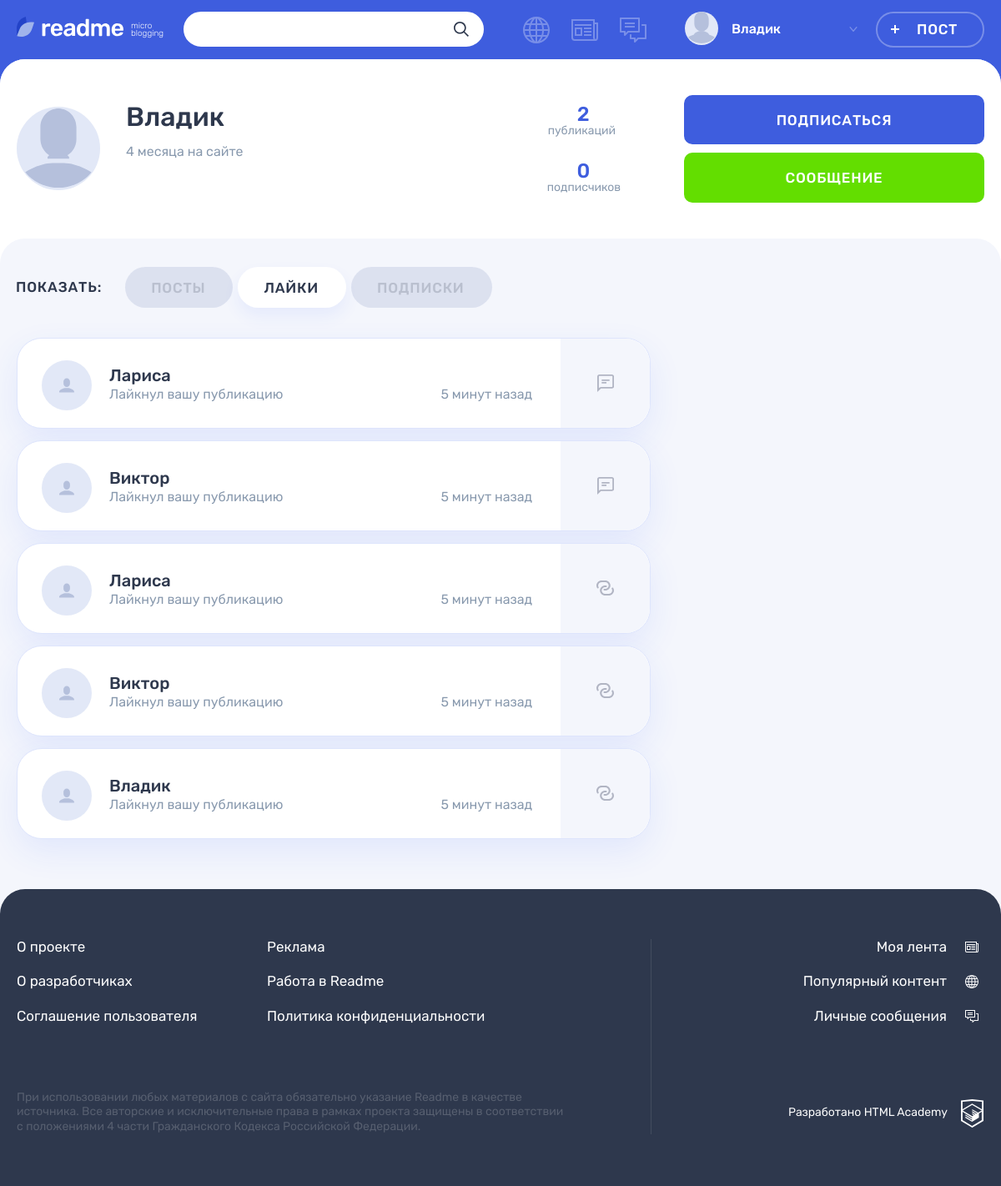
The page /profile.php?author_id=2&profile-content=likes (signed in) on the database its author committed.
### tables this page shows
CREATE TABLE users (
  id INT UNSIGNED AUTO_INCREMENT PRIMARY KEY,
  registration_date DATETIME NOT NULL DEFAULT CURRENT_TIMESTAMP,
  email VARCHAR(255) NOT NULL UNIQUE,
  login VARCHAR(255) NOT NULL UNIQUE,
  password VARCHAR(255),
  avatar VARCHAR(255)
);

CREATE TABLE posts (
  id INT UNSIGNED AUTO_INCREMENT PRIMARY KEY,
  date_creation DATETIME NOT NULL DEFAULT CURRENT_TIMESTAMP,
  title VARCHAR(255) NOT NULL,
  content TEXT(1000) DEFAULT NULL,
  quote_author VARCHAR(255) DEFAULT NULL,
  image TEXT DEFAULT NULL,
  video VARCHAR(255) DEFAULT NULL,
  website_link VARCHAR(255) DEFAULT NULL,
  views_number INT DEFAULT 0,
  author_id INT UNSIGNED,
  type_id INT UNSIGNED,
  original_recoding_author INT UNSIGNED,
  original_id INT UNSIGNED,
  repost BOOLEAN DEFAULT NULL,

  FOREIGN KEY (author_id) REFERENCES users (id),
  FOREIGN KEY (type_id) REFERENCES content_type (id),
  FOREIGN KEY (original_recoding_author) REFERENCES users (id),
  FOREIGN KEY (original_id) REFERENCES posts (id)
);

### helpers.php (called while the page is built, shortened)
<?php
function get_noun_plural_form(int $number, string $one, string $two, string $many): string
{
    $number = (int)$number;
    $mod10 = $number % 10;
    $mod100 = $number % 100;
    switch (true) {
        case ($mod100 >= 11 && $mod100 <= 20):
            return $many;
        case ($mod10 >= 2 && $mod10 <= 4):
            return $two;
        default:
            return $many;
    }
}
function include_template(string $name, array $data = []): string
{
    $name = 'templates/' . $name;
    extract($data);
    require $name;
    $result = ob_get_clean();
    return $result;
}
function getRelativeFormat(string $date, string $value="назад"): string {
    $currentDate = new DateTime("", new DateTimeZone("Europe/Moscow"));
    $publicationDate = new DateTime($date);
    $difference = $currentDate->diff($publicationDate);
    $minutes = $difference->i;
    $hours = $difference->h;
    $days = $difference->d;
    $weeks = floor($days / 7);
    $months = $difference->m;
    $minute = get_noun_plural_form($minutes, 'минуту', 'минуты', 'минут');
    $hour = get_noun_plural_form($hours, 'час', 'часа', 'часов');
    $day = get_noun_plural_form($days, 'день', 'дня', 'дней');
    $week = get_noun_plural_form($weeks, 'неделю', 'недели', 'недель');
    $month = get_noun_plural_form($months, 'месяц', 'месяца', 'месяцев');
    if ($months > 0) {
        $timeDifference = "{$months} {$month} {$value}";
    } elseif ($weeks > 0) {
        $timeDifference = "{$weeks} {$week} {$value}";
    } elseif ($days > 0) {
        $timeDifference = "{$days} {$day} {$value}";
    } elseif ($hours > 0) {
        $timeDifference = "{$hours} {$hour} {$value}";
    } elseif ($minutes > 0) {
        $timeDifference = "{$minutes} {$minute} {$value}";
    } else {
        $timeDifference = "только что";
    }
    return $timeDifference;
}

### templates/profile-likes.php (the view, shortened to what this page needs)
<section class="profile__likes tabs__content tabs__content--active">
  <ul class="profile__likes-list">
    <?php foreach ($likedPosts as $likedPost): ?>
    <li class="post-mini post-mini--<?= $likedPost['icon_class'] ?> post user">
      <div class="post-mini__user-info user__info">
        <div class="post-mini__avatar user__avatar">
        </div>
        <div class="post-mini__name-wrapper user__name-wrapper">
          <a class="post-mini__name user__name" href="#">
            <span><?= $likedPost['login'] ?></span>
          </a>
          <div class="post-mini__action">
            <span class="post-mini__activity user__additional">Лайкнул вашу публикацию</span>
            <time class="post-mini__time user__additional" datetime="2014-03-20T20:20">5 минут назад</time>
          </div>
        </div>
      </div>
      <div class="post-mini__preview">
        <a class="post-mini__link" href="post.php?post-id=<?= htmlspecialchars($likedPost['id']) ?>" title="Перейти на публикацию">
          <?php if ($likedPost['icon_class'] === $types[2]): ?>
          <div class="post-mini__image-wrapper">
            <img class="post-mini__image" src="uploads/<?= htmlspecialchars($likedPost['image']) ?>" width="109" height="109" alt="Превью публикации">
          </div>
          <span class="visually-hidden">Фото</span>
          <?php elseif ($likedPost['icon_class'] === $types[1]): ?>
          <svg class="post-mini__preview-icon" width="20" height="21">
            <use xlink:href="#icon-filter-text"></use>
          </svg>
          <?php elseif ($likedPost['icon_class'] === $types[3]): ?>
          <svg class="post-mini__preview-icon" width="21" height="18">
            <use xlink:href="#icon-filter-link"></use>
          </svg>
          <?php endif ?>
        </a>
      </div>
    </li>
    <?php endforeach ?>
  </ul>
</section>

### templates/profile.php (shortened to what this page needs)
<main class="page__main page__main--profile">
  <div class="profile profile--posts">
    <div class="profile__user-wrapper">
      <div class="profile__user user container">
        <div class="profile__user-info user__info">
          <div class="profile__avatar user__avatar">
            <img class="profile__picture user__picture" src="uploads/<?= !empty($authorData['avatar']) && file_exists('uploads/' . $authorData['avatar']) ? htmlspecialchars($authorData['avatar']) : "icon-input-user.svg" ?>" alt="Аватар пользователя">
          </div>
          <div class="profile__name-wrapper user__name-wrapper">
            <span class="profile__name user__name"><?= htmlspecialchars($authorData['login']) ?></span>
            <time class="profile__user-time user__time" datetime="<?= htmlspecialchars($authorData['registration_date']) ?>"><?= getRelativeFormat(htmlspecialchars($authorData['registration_date']), "на сайте") ?></time>
          </div>
        </div>
        <div class="profile__rating user__rating">
          <p class="profile__rating-item user__rating-item user__rating-item--publications">
            <span class="user__rating-amount"><?= $postsCount ?></span>
            <span class="profile__rating-text user__rating-text">публикаций</span>
          </p>
          <p class="profile__rating-item user__rating-item user__rating-item--subscribers">
            <span class="user__rating-amount"><?= $followerCounts['count'] ?></span>
            <span class="profile__rating-text user__rating-text">подписчиков</span>
          </p>
        </div>
        <div class="profile__user-buttons user__buttons">
          <?php if ($followerInformation['follower'] !== $user): ?>
          <a class="profile__user-button user__button user__button--subscription button button--main" href="subscription.php?author_id=<?= $_GET['author_id'] ?>">Подписаться</a>
          <?php  else: ?>
          <a class="profile__user-button user__button user__button--subscription button button--main" href="subscription.php?author_id=<?= $_GET['author_id'] ?>">Отписаться</a>
          <?php endif ?>
          <a class="profile__user-button user__button user__button--writing button button--green" href="#">Сообщение</a>
        </div>
      </div>
    </div>
    <div class="profile__tabs-wrapper tabs">
      <div class="container">
        <div class="profile__tabs filters">
          <b class="profile__tabs-caption filters__caption">Показать:</b>
          <ul class="profile__tabs-list filters__list tabs__list">
            <li class="profile__tabs-item filters__item">
              <a class="profile__tabs-link filters__button<?= $activeClass = !isset($_GET['profile-content']) ? ' filters__button--active tabs__item tabs__item--active' : ''; ?> button" href="profile.php?author_id=<?= $_GET['author_id'] ?>">Посты</a>
            </li>
            <li class="profile__tabs-item filters__item">
              <a class="profile__tabs-link filters__button<?= $activeClass = isset($_GET['profile-content']) && $_GET['profile-content'] === 'likes' ? ' filters__button--active tabs__item tabs__item--active' : ''; ?> button" href="profile.php?author_id=<?= $_GET['author_id'] ?>&profile-content=likes">Лайки</a>
            </li>
            <li class="profile__tabs-item filters__item">
              <a class="profile__tabs-link filters__button <?= $activeClass = isset($_GET['profile-content']) && $_GET['profile-content'] === 'subscriptions' ? ' filters__button--active tabs__item tabs__item--active' : ''; ?> button" href="profile.php?author_id=<?= $_GET['author_id'] ?>&profile-content=subscriptions">Подписки</a>
            </li>
          </ul>
        </div>
        <div class="profile__tab-content">
          <?= $profileContent ?>
        </div>
      </div>
    </div>
  </div>
</main>

### templates/layout.php (shortened to what this page needs)
<!DOCTYPE html>
<html lang="ru">
<head>
    <link rel="stylesheet" href="css/main.css">
</head>
<body class="page">
<header class="header">
    <div class="header__wrapper container">
        <div class="header__logo-wrapper">
            <a class="header__logo-link" href="feed.php">
                <img class="header__logo" src="img/logo.svg" alt="Логотип readme" width="128" height="24">
            </a>
            <p class="header__topic">
                micro blogging
            </p>
        </div>
        <form class="header__search-form form" action="search.php" method="get">
            <div class="header__search">
                <input class="header__search-input form__input" name="search" type="search">
                <button class="header__search-button button" type="submit">
                    <svg class="header__search-icon" width="18" height="18">
                        <use xlink:href="#icon-search"></use>
                    </svg>
                </button>
            </div>
        </form>
        <div class="header__nav-wrapper">
            <?php if ($_SERVER['REQUEST_URI'] !== "/registration.php"): ?>
            <nav class="header__nav">
                <ul class="header__my-nav">
                <?php foreach ($menuElements as $key => $menuElement): ?>
                    <li class="header__my-page header__my-page--<?= $menuElement ?>">
                        <a class="header__page-link <?= $activeClass =  $_SERVER['REQUEST_URI'] === ('/' . $menuElement . '.php') ? 'header__page-link--active' : ''; ?>" href="<?= $menuElement ?>.php" title="<?= $russianValues[$menuElement] ?>">
                        </a>
                    </li>
                <?php endforeach; ?>
                </ul>
                <ul class="header__user-nav">
                    <li class="header__profile">
                        <a class="header__profile-link" href="#">
                            <div class="header__avatar-wrapper">
                                <img class="header__profile-avatar" src="uploads/<?= $avatar ?>" alt="Аватар профиля">
                            </div>
                            <div class="header__profile-name">
                                <span>
                                    <?= $userName ?>
                                </span>
                                <svg class="header__link-arrow" width="10" height="6">
                                    <use xlink:href="#icon-arrow-right-ad"></use>
                                </svg>
                            </div>
                        </a>
                    </li>
                    <li>
                        <a class="header__post-button button button--transparent" href="add.php?form-type=quote">Пост</a>
                    </li>
                </ul>
            </nav>
            <?php endif; ?>
        </div>
    </div>
</header>
<?= $content ?>
<footer class="footer">
    <div class="footer__wrapper">
        <div class="footer__container container">
            <div class="footer__site-info">
                <div class="footer__site-nav">
                    <ul class="footer__info-pages">
                        <li class="footer__info-page">
                            <a class="footer__page-link" href="#">О проекте</a>
                        </li>
                        <li class="footer__info-page">
                            <a class="footer__page-link" href="#">Реклама</a>
                        </li>
                        <li class="footer__info-page">
                            <a class="footer__page-link" href="#">О разработчиках</a>
                        </li>
                        <li class="footer__info-page">
                            <a class="footer__page-link" href="#">Работа в Readme</a>
                        </li>
                        <li class="footer__info-page">
                            <a class="footer__page-link" href="#">Соглашение пользователя</a>
                        </li>
                        <li class="footer__info-page">
                            <a class="footer__page-link" href="#">Политика конфиденциальности</a>
                        </li>
                    </ul>
                </div>
                <p class="footer__license">
                    При использовании любых материалов с сайта обязательно указание Readme в качестве источника. Все авторские и исключительные права в рамках проекта защищены в соответствии с положениями 4 части Гражданского Кодекса Российской Федерации.
                </p>
            </div>
            <div class="footer__my-info">
                <ul class="footer__my-pages">
                    <li class="footer__my-page footer__my-page--feed">
                        <a class="footer__page-link" href="feed.html">Моя лента</a>
                    </li>
                    <li class="footer__my-page footer__my-page--popular">
                        <a class="footer__page-link" href="popular.html">Популярный контент</a>
                    </li>
                    <li class="footer__my-page footer__my-page--messages">
                        <a class="footer__page-link" href="messages.html">Личные сообщения</a>
                    </li>
                </ul>
                <div class="footer__copyright">
                    <a class="footer__copyright-link" href="#">
                        <span>Разработано HTML Academy</span>
                        <svg class="footer__copyright-logo" width="27" height="34">
                            <use xlink:href="#icon-htmlacademy"></use>
                        </svg>
                    </a>
                </div>
            </div>
        </div>
    </div>
</footer>
</body>
</html>

### rows shown on the page
users: login "Владик", registration_date "4 месяца на сайте"
posts: users.login "Лариса", users.login "Виктор"
posts: users.login "Лариса", users.login "Виктор", author.login "Владик"

### other values the page prints
$postsCount "2"
$followerCounts['count'] "0"
